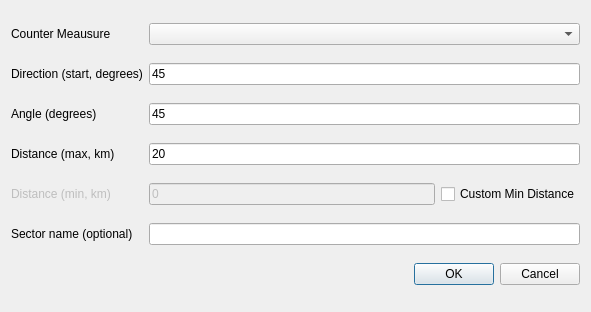
<?xml version="1.0" encoding="UTF-8"?>
<ui version="4.0">
 <class>Dialog</class>
 <widget class="QDialog" name="Dialog">
  <property name="geometry">
   <rect>
    <x>0</x>
    <y>0</y>
    <width>591</width>
    <height>312</height>
   </rect>
  </property>
  <property name="windowTitle">
   <string>Sectorplot</string>
  </property>
  <layout class="QGridLayout" name="gridLayout">
   <item row="5" column="2">
    <widget class="QCheckBox" name="cb_min_distance">
     <property name="text">
      <string>Custom Min Distance</string>
     </property>
    </widget>
   </item>
   <item row="3" column="0">
    <widget class="QLabel" name="lbl_angle">
     <property name="text">
      <string>Angle (degrees)</string>
     </property>
    </widget>
   </item>
   <item row="0" column="0">
    <widget class="QLabel" name="lbl_countermeasures">
     <property name="text">
      <string>Counter Meausure</string>
     </property>
    </widget>
   </item>
   <item row="2" column="0">
    <widget class="QLabel" name="lbl_direction">
     <property name="text">
      <string>Direction (start, degrees)</string>
     </property>
    </widget>
   </item>
   <item row="5" column="1">
    <widget class="QLineEdit" name="le_min_distance">
     <property name="enabled">
      <bool>false</bool>
     </property>
     <property name="inputMask">
      <string>00000; </string>
     </property>
     <property name="text">
      <string>0</string>
     </property>
    </widget>
   </item>
   <item row="4" column="0">
    <widget class="QLabel" name="lbl_distance">
     <property name="text">
      <string>Distance (max, km)</string>
     </property>
    </widget>
   </item>
   <item row="5" column="0">
    <widget class="QLabel" name="lbl_min_distance">
     <property name="enabled">
      <bool>false</bool>
     </property>
     <property name="text">
      <string>Distance (min, km)</string>
     </property>
    </widget>
   </item>
   <item row="6" column="0">
    <widget class="QLabel" name="lbl_sector_name">
     <property name="text">
      <string>Sector name (optional)</string>
     </property>
    </widget>
   </item>
   <item row="6" column="1" colspan="2">
    <widget class="QLineEdit" name="le_sector_name"/>
   </item>
   <item row="7" column="0" colspan="3">
    <widget class="QDialogButtonBox" name="buttonBox">
     <property name="orientation">
      <enum>Qt::Horizontal</enum>
     </property>
     <property name="standardButtons">
      <set>QDialogButtonBox::Cancel|QDialogButtonBox::Ok</set>
     </property>
    </widget>
   </item>
   <item row="4" column="1" colspan="2">
    <widget class="QLineEdit" name="le_distance">
     <property name="inputMask">
      <string>00000; </string>
     </property>
     <property name="text">
      <string>20</string>
     </property>
    </widget>
   </item>
   <item row="2" column="1" colspan="2">
    <widget class="QLineEdit" name="le_direction">
     <property name="inputMask">
      <string>000; </string>
     </property>
     <property name="text">
      <string>45</string>
     </property>
    </widget>
   </item>
   <item row="3" column="1" colspan="2">
    <widget class="QLineEdit" name="le_angle">
     <property name="inputMask">
      <string>000; </string>
     </property>
     <property name="text">
      <string>45</string>
     </property>
    </widget>
   </item>
   <item row="0" column="1" colspan="2">
    <widget class="QComboBox" name="combo_countermeasures"/>
   </item>
  </layout>
 </widget>
 <resources/>
 <connections>
  <connection>
   <sender>buttonBox</sender>
   <signal>accepted()</signal>
   <receiver>Dialog</receiver>
   <slot>accept()</slot>
   <hints>
    <hint type="sourcelabel">
     <x>248</x>
     <y>254</y>
    </hint>
    <hint type="destinationlabel">
     <x>157</x>
     <y>274</y>
    </hint>
   </hints>
  </connection>
  <connection>
   <sender>buttonBox</sender>
   <signal>rejected()</signal>
   <receiver>Dialog</receiver>
   <slot>reject()</slot>
   <hints>
    <hint type="sourcelabel">
     <x>316</x>
     <y>260</y>
    </hint>
    <hint type="destinationlabel">
     <x>286</x>
     <y>274</y>
    </hint>
   </hints>
  </connection>
 </connections>
</ui>
